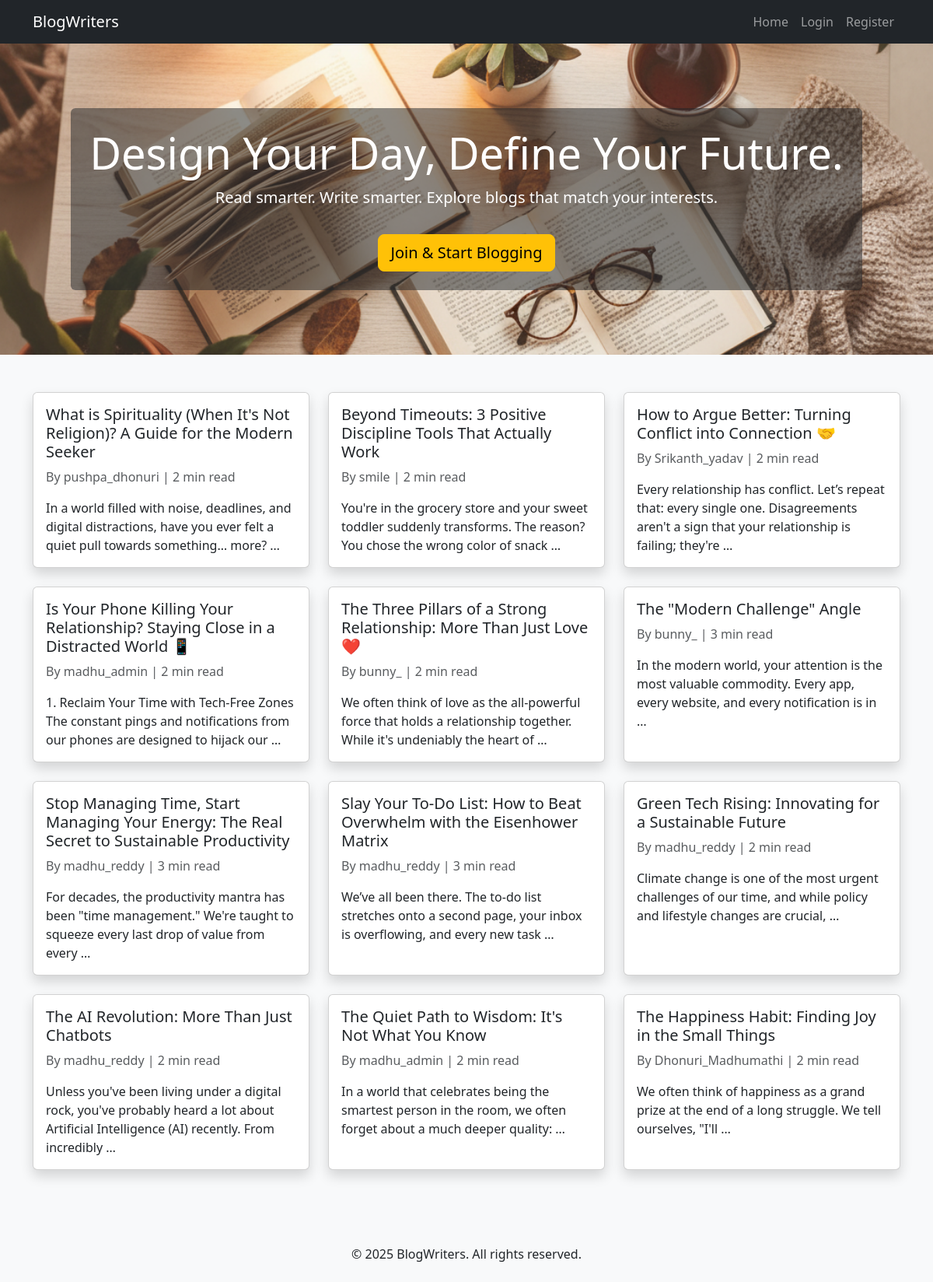
Before: / with the older database file.
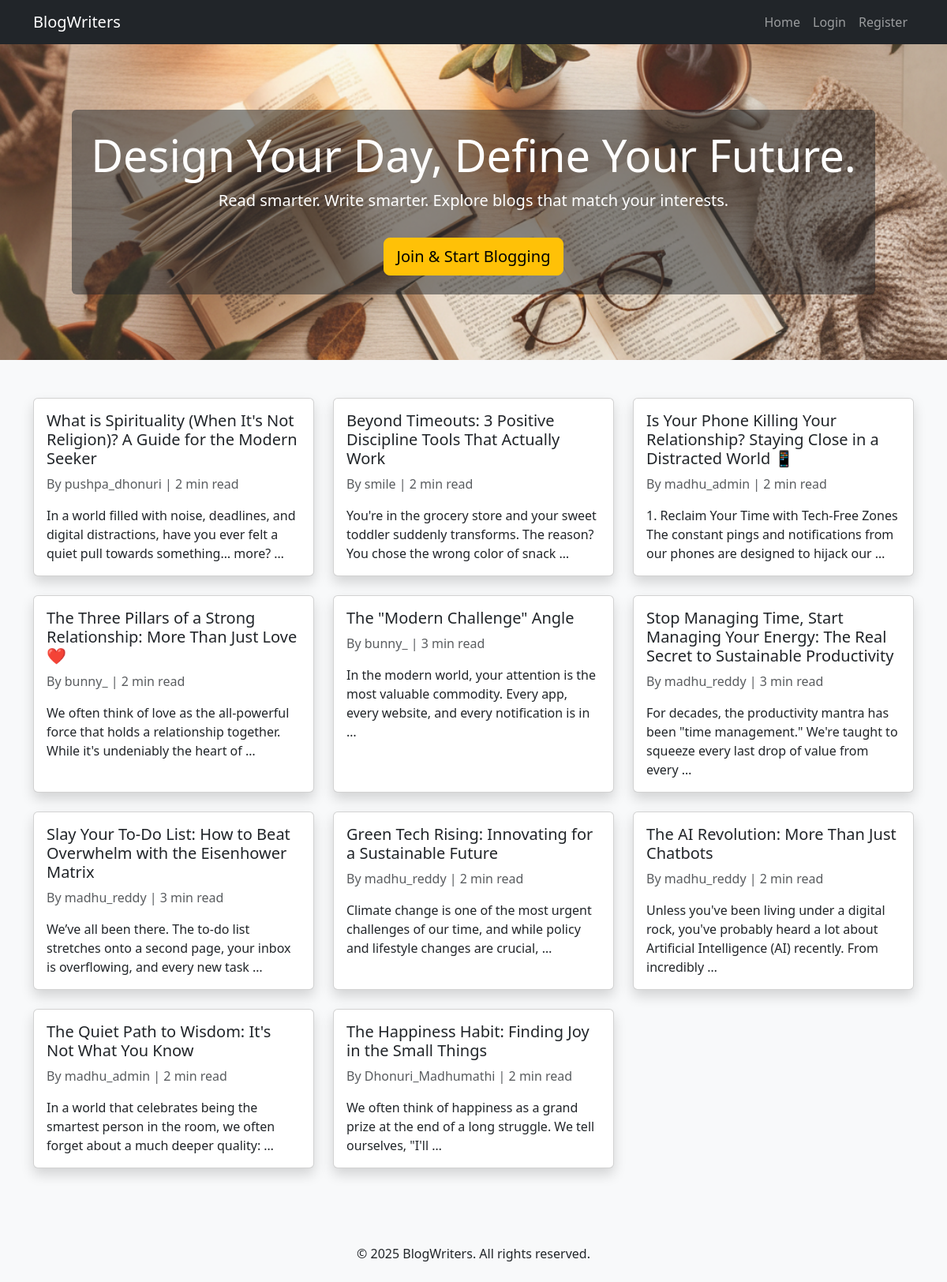
After: the same page with the newer database file.
### BlogWriter/models.py (models this page shows, shortened)
class BlogPost(models.Model):
    title = models.CharField(max_length=200)
    content = models.TextField()
    summary = models.TextField(blank=True, null=True)
    tags = models.ManyToManyField('Tag', related_name="posts")
    author = models.ForeignKey(User, on_delete=models.CASCADE)
    created_at = models.DateTimeField(auto_now_add=True)
    updated_at = models.DateTimeField(auto_now=True)
    def word_count(self):
        return len(self.content.split())
    def reading_time(self):
        return max(1, round(self.word_count() / 200))

### BlogWriter/views.py (the view)
# urls.py: path("", HomePage, name="HomePage"),
def HomePage(request):
    blogs = BlogPost.objects.all().order_by('-created_at')
    return render(request, "HomePage.html", {"blogs": blogs})

### templates/HomePage.html (shortened to what this page needs)
{% extends "base.html" %}
{% block content %}
<div class="row">
    {% for blog in blogs %}
    <div class="col-md-4 mb-4">
        <div class="card h-100 shadow">
            <div class="card-body">
                <a href="{% url 'BlogDetail' blog.id %}" class="text-dark text-decoration-none">
                    <h5 class="card-title">{{ blog.title }}</h5>
                </a>
                <p class="text-muted">By {{ blog.author.username }} | {{ blog.reading_time }} min read</p>
                <p class="card-text">{{ blog.content|truncatewords:20 }}</p>
            </div>
        </div>
    </div>
    {% endfor %}
</div>
{% endblock %}

Changed rows visible on the page:
removed BlogPost: title "How to Argue Better: Turning Conflict into Connection 🤝", author.username "Srikanth_yadav", reading_time "2", content "Every relationship has conflict. Let’s repeat that: every single one. Disagreements aren't a sign that your relationship is failing; they're …"
